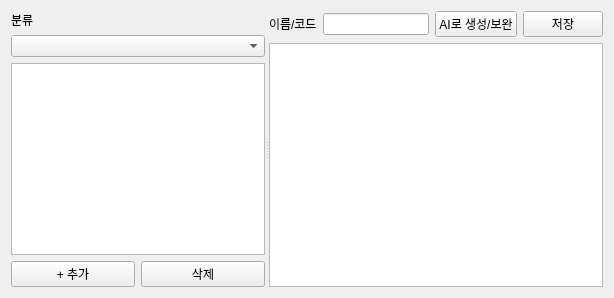
<?xml version="1.0" encoding="UTF-8"?>
<ui version="4.0">
 <class>EntitiesPage</class>
 <widget class="QWidget" name="EntitiesPage">
  <layout class="QHBoxLayout" name="l">
   <item><widget class="QSplitter" name="entitiesSplitter">
     <property name="orientation"><enum>Qt::Horizontal</enum></property>
     <widget class="QWidget" name="entitiesLeft"><layout class="QVBoxLayout" name="left">
       <item><widget class="QLabel" name="catLbl"><property name="text"><string>분류</string></property></widget></item>
       <item><widget class="QComboBox" name="catCombo"/></item>
       <item><widget class="QListWidget" name="entryList"/></item>
       <item><layout class="QHBoxLayout" name="addRow"><item><widget class="QPushButton" name="addBtn"><property name="text"><string>+ 추가</string></property></widget></item><item><widget class="QPushButton" name="delBtn"><property name="text"><string>삭제</string></property></widget></item></layout></item>
     </layout></widget>
     <widget class="QWidget" name="entitiesRight"><layout class="QVBoxLayout" name="right">
       <item><layout class="QHBoxLayout" name="head"><item><widget class="QLabel" name="nameLbl"><property name="text"><string>이름/코드</string></property></widget></item><item><widget class="QLineEdit" name="nameEdit"/></item><item><widget class="QPushButton" name="generateBtn"><property name="text"><string>AI로 생성/보완</string></property></widget></item><item><widget class="QPushButton" name="saveBtn"><property name="text"><string>저장</string></property></widget></item></layout></item>
       <item><widget class="QPlainTextEdit" name="detail"/></item>
     </layout></widget>
   </widget></item>
  </layout>
 </widget>
 <resources/>
 <connections/>
</ui>
